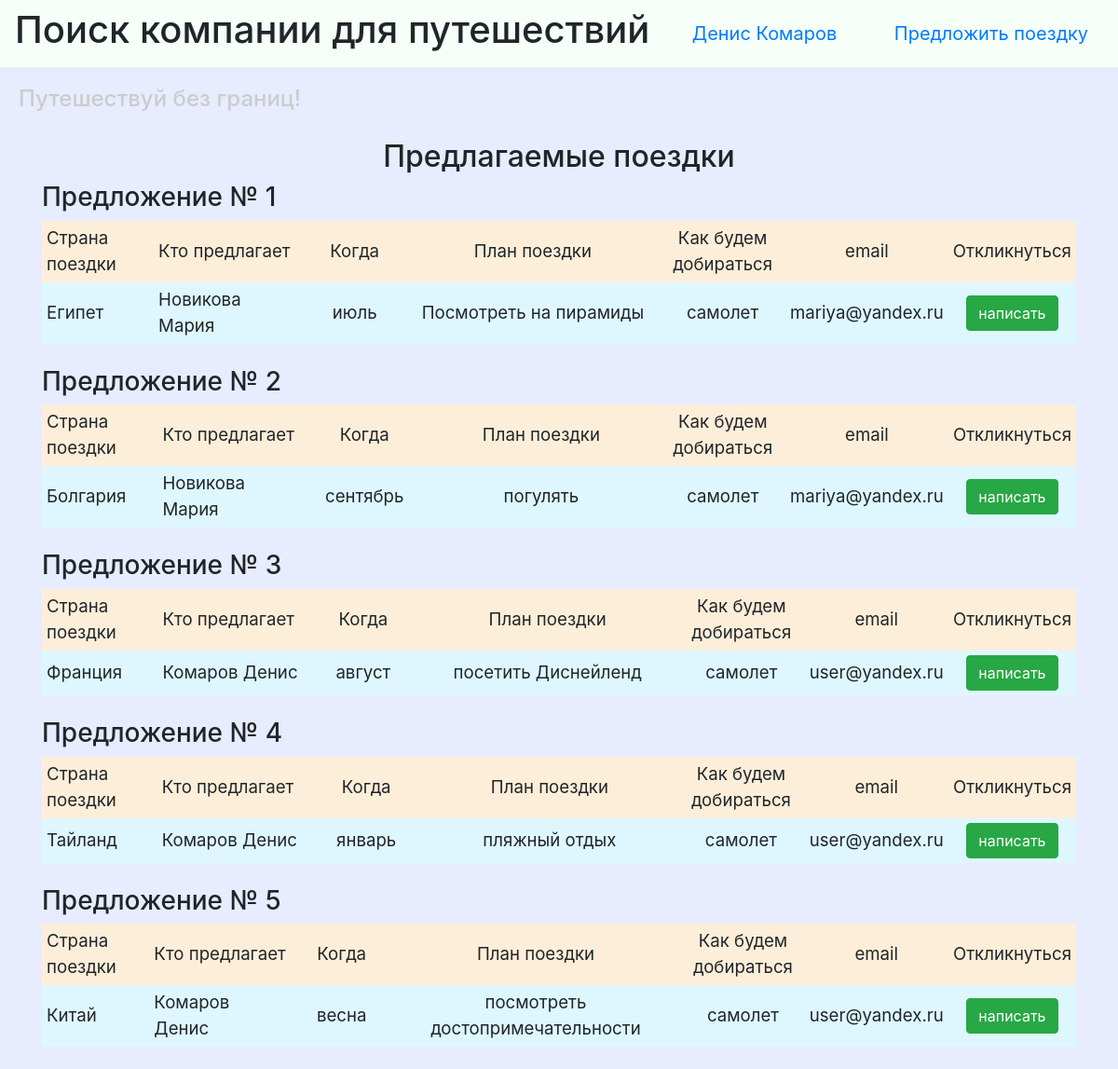
/ (signed in), run on the app's committed database.
### data/users.py (models this page shows, shortened)
class User(SqlAlchemyBase, UserMixin, SerializerMixin):
    __tablename__ = 'users'
    id = sqlalchemy.Column(sqlalchemy.Integer, primary_key=True, autoincrement=True) # создание таблицы, поле id
    surname = sqlalchemy.Column(sqlalchemy.String, nullable=True) # фамилия
    name = sqlalchemy.Column(sqlalchemy.String, nullable=True) # имя
    age = sqlalchemy.Column(sqlalchemy.Integer, nullable=True) # возраст
    city = sqlalchemy.Column(sqlalchemy.String, nullable=True) # Город
    email = sqlalchemy.Column(sqlalchemy.String, index=True, unique=True, nullable=True) # почта
    hashed_password = sqlalchemy.Column(sqlalchemy.String, nullable=True) # пароль
    modifed_date = sqlalchemy.Column(sqlalchemy.DateTime, default=datetime.datetime.now) # дата создания аккаунта
    journey = orm.relationship("Journey", back_populates='user') # связь со второй таблицей

### data/journey.py (models this page shows, shortened)
class Journey(SqlAlchemyBase):
    __tablename__ = 'journey'
    id = sqlalchemy.Column(sqlalchemy.Integer, primary_key=True, autoincrement=True)
    country = sqlalchemy.Column(sqlalchemy.String, nullable=True)
    about = sqlalchemy.Column(sqlalchemy.String, nullable=True)
    month = sqlalchemy.Column(sqlalchemy.String, nullable=True)
    transport = sqlalchemy.Column(sqlalchemy.String, nullable=True)
    user_id = sqlalchemy.Column(sqlalchemy.Integer, sqlalchemy.ForeignKey("users.id")) # администратор?
    user = orm.relationship('User')

### server.py (the view)
@app.route("/")
def index():
    db_sess = db_session.create_session()
    journey = db_sess.query(Journey).all()
    users = db_sess.query(User).all()
    names = {name.id: (name.surname, name.name, name.email) for name in users}
    return render_template("index.html", journey=journey, names=names, title='Jourey list')

### data/db_session.py (called while the page is built)
def create_session() -> Session:
    global __factory
    return __factory()

### server.py (called while the page is built)
@login_manager.user_loader
def load_user(user_id):
    db_sess = db_session.create_session()
    return db_sess.query(User).get(user_id)

### templates/index.html (shortened to what this page needs)
{% extends "base.html" %}
{% block content %}
<h2 align="center">Предлагаемые поездки</h2>
{% for jou in journey %}
<h3>Предложение № {{ jou.id }}</h3>
<div class="table_container">
    <table class="my_table">
        <tr class="my_row">
            <td class="title" width="150px" bgcolor="#FDEED9">Страна поездки</td>
            <td class="title" width="200px" bgcolor="#FDEED9">Кто предлагает</td>
            <td class="title" width="150px" bgcolor="#FDEED9" align="center">Когда</td>
            <td class="title" width="400px" bgcolor="#FDEED9" align="center">План поездки</td>
            <td class="title" width="150px" bgcolor="#FDEED9" align="center">Как будем добираться</td>
            <td class="title" width="150px" bgcolor="#FDEED9" align="center">email</td>
            <td class="title" width="100px" bgcolor="#FDEED9" align="center">Откликнуться</td>
        </tr>
        <tr class="my_row">
            <td class="ordinary" bgcolor="#DEF7FE">{{ jou.country.capitalize() }}</td>
            <td class="ordinary" bgcolor="#DEF7FE">{{ names[jou.user_id][0] }} {{ names[jou.user_id][1] }}</td>
            <td class="ordinary" bgcolor="#DEF7FE" align="center">{{ jou.month }}</td>
            <td class="ordinary" bgcolor="#DEF7FE" align="center">{{ jou.about }}</td>
            <td class="ordinary" bgcolor="#DEF7FE" align="center">{{ jou.transport }}</td>
            <td class="ordinary" bgcolor="#DEF7FE"> {{ names[jou.user_id][2] }}</td>
            <td class="ordinary" bgcolor="#DEF7FE" align="center"><a class="btn btn-success" href="/mail">написать</a></td>
        </tr>
    </table>
</div>
<br>
{% endfor %}
{% endblock %}

### templates/base.html (shortened to what this page needs)
<!DOCTYPE html>
<html lang="en">
<head>
    <link rel="stylesheet" href="https://stackpath.bootstrapcdn.com/bootstrap/4.4.1/css/bootstrap.min.css"
>
    <link rel="stylesheet" type="text/css" href="../static/css/style.css"/>
</head>
<body style="background-color: #E7ECFF;">
<header>
    <nav class="navbar"  style="background-color: #F6FFF8;">
        <h1>Поиск компании для путешествий</h1>
        {% if current_user.is_authenticated %}
        <a class="navbar-brand" href="/logout">{{ current_user.name }} {{ current_user.surname }}</a>
        {% else %}
        <p>
            <a class="btn btn-primary " href="/register">Регистрация</a>
            <a class="btn btn-success" href="/login">Вход</a>
        </p>
        {% endif %}
        <a class="navbar-brand" href="/addjourney/{{ current_user.id }}">Предложить поездку</a>
    </nav>
    <h4>Путешествуй без границ!</h4>
</header>
<main role="main" class="container">
    {% block content %}{% endblock %}
</main>
</body>
</html>

### static/css/style.css (style rules this page uses)
td.title { background-color: "#FDEED9"; align: "center"; font-size: 14pt; padding: 5px; }
td.ordinary { background-color: "#DEF7FE"; align: "center"; font-size: 14pt; padding: 5px; }
h4 { color: #cccccc; padding: 20px; }

### data on the page
User: name "Денис", surname "Комаров", email "user@yandex.ru"
Journey: id "1", country "Египет", month "июль", about "Посмотреть на пирамиды", transport "самолет"
User: surname "Новикова", name "Мария", email "mariya@yandex.ru"
Journey: id "2", country "Болгария", month "сентябрь", about "погулять", transport "самолет"
Journey: id "3", country "Франция", month "август", about "посетить Диснейленд", transport "самолет"
Journey: id "4", country "Тайланд", month "январь", about "пляжный отдых", transport "самолет"
Journey: id "5", country "Китай", month "весна", about "посмотреть достопримечательности", transport "самолет"
